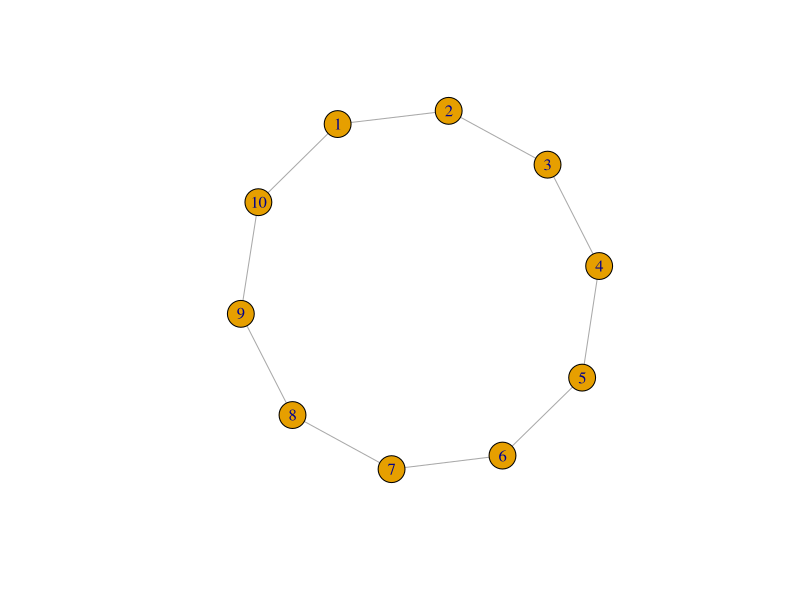

R code for this plot:
library(igraph)


### Name: set_graph_attr
### Title: Set a graph attribute
### Aliases: set_graph_attr set.graph.attribute

### ** Examples

g <- make_ring(10) %>%
  set_graph_attr("layout", layout_with_fr)
g
plot(g)
